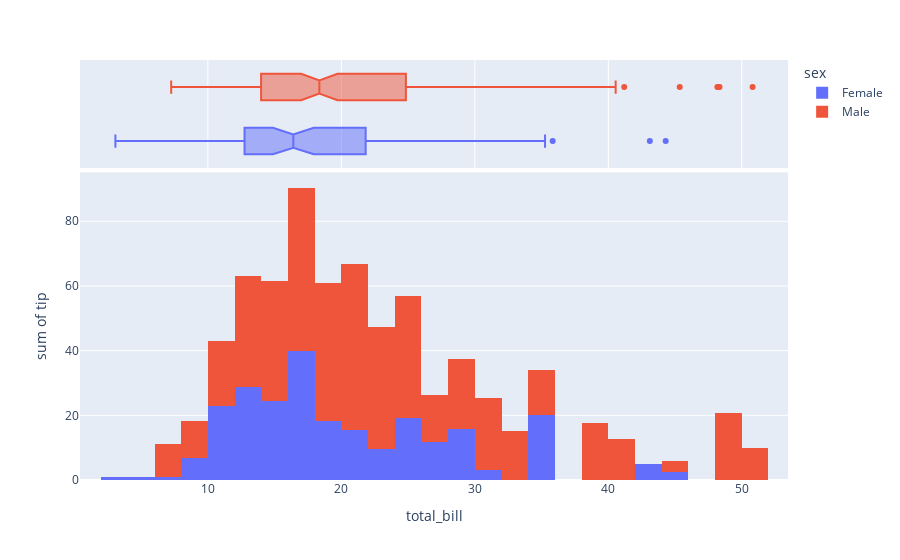

Write notebook code for a chart like this one.
### Markdown cell above
#Q5
distplot is used to plot a histogram and a kernel density estimate of a continuous variable. However, in Plotly Express, we can achieve a similar plot using the hist function or the kde function separately, but not in a combined manner as in Seaborn's distplot.

### Code cell
tips = px.data.tips()
fig = px.histogram(data_frame = tips, 
                   x = "total_bill", 
                   y = "tip", 
                   color = "sex",
                   marginal = "box",
                   hover_data = tips.columns)
fig.show()

### Figure 1 — Plotly figure (JSON) as saved in the notebook; plotly's stock layout.template omitted (floating-point values rounded to 4 significant figures; data arrays with more than 128 entries replaced by an {"elided": "..."} marker saying what was removed)
{"data": [{"alignmentgroup": "True", "bingroup": "x", "histfunc": "sum", "hovertemplate": "sex=Female<br>total_bill=%{x}<br>sum of tip=%{y}<extra></extra>", "legendgroup": "Female", "marker": {"color": "#636efa", "pattern": {"shape": ""}}, "name": "Female", "offsetgroup": "Female", "orientation": "v", "showlegend": true, "type": "histogram", "x": [16.99, 24.59, 35.26, 14.83, 10.33, 16.97, 20.29, 15.77, 19.65, 15.06, 20.69, 16.93, 10.29, 34.81, 26.41, 16.45, 3.07, 17.07, 26.86, 25.28, 14.73, 10.07, 34.83, 5.75, 16.32, 22.75, 11.35, 15.38, 44.3, 22.42, 20.92, 14.31, 7.25, 25.71, 17.31, 10.65, 12.43, 24.08, 13.42, 12.48, 29.8, 14.52, 11.38, 20.27, 11.17, 12.26, 18.26, 8.51, 10.33, 14.15, 13.16, 17.47, 27.05, 16.43, 8.35, 18.64, 11.87, 29.85, 25, 13.39, 16.21, 17.51, 10.59, 10.63, 9.6, 20.9, 18.15, 19.81, 43.11, 13, 12.74, 13, 16.4, 16.47, 12.76, 13.27, 28.17, 12.9, 30.14, 13.42, 15.98, 16.27, 10.09, 22.12, 35.83, 27.18, 18.78], "xaxis": "x", "y": [1.01, 3.61, 5, 3.02, 1.67, 3.5, 2.75, 2.23, 3, 3, 2.45, 3.07, 2.6, 5.2, 1.5, 2.47, 1, 3, 3.14, 5, 2.2, 1.83, 5.17, 1, 4.3, 3.25, 2.5, 3, 2.5, 3.48, 4.08, 4, 1, 4, 3.5, 1.5, 1.8, 2.92, 1.68, 2.52, 4.2, 2, 2, 2.83, 1.5, 2, 3.25, 1.25, 2, 2, 2.75, 3.5, 5, 2.3, 1.5, 1.36, 1.63, 5.14, 3.75, 2.61, 2, 3, 1.61, 2, 4, 3.5, 3.5, 4.19, 5, 2, 2.01, 2, 2.5, 3.23, 2.23, 2.5, 6.5, 1.1, 3.09, 3.48, 3, 2.5, 2, 2.88, 4.67, 2, 3], "yaxis": "y"}, {"alignmentgroup": "True", "customdata": {"elided": "87x5 mixed values"}, "hovertemplate": "sex=%{customdata[0]}<br>total_bill=%{x}<br>smoker=%{customdata[1]}<br>day=%{customdata[2]}<br>time=%{customdata[3]}<br>size=%{customdata[4]}<extra></extra>", "legendgroup": "Female", "marker": {"color": "#636efa"}, "name": "Female", "notched": true, "offsetgroup": "Female", "showlegend": false, "type": "box", "x": [16.99, 24.59, 35.26, 14.83, 10.33, 16.97, 20.29, 15.77, 19.65, 15.06, 20.69, 16.93, 10.29, 34.81, 26.41, 16.45, 3.07, 17.07, 26.86, 25.28, 14.73, 10.07, 34.83, 5.75, 16.32, 22.75, 11.35, 15.38, 44.3, 22.42, 20.92, 14.31, 7.25, 25.71, 17.31, 10.65, 12.43, 24.08, 13.42, 12.48, 29.8, 14.52, 11.38, 20.27, 11.17, 12.26, 18.26, 8.51, 10.33, 14.15, 13.16, 17.47, 27.05, 16.43, 8.35, 18.64, 11.87, 29.85, 25, 13.39, 16.21, 17.51, 10.59, 10.63, 9.6, 20.9, 18.15, 19.81, 43.11, 13, 12.74, 13, 16.4, 16.47, 12.76, 13.27, 28.17, 12.9, 30.14, 13.42, 15.98, 16.27, 10.09, 22.12, 35.83, 27.18, 18.78], "xaxis": "x2", "yaxis": "y2"}, {"alignmentgroup": "True", "bingroup": "x", "histfunc": "sum", "hovertemplate": "sex=Male<br>total_bill=%{x}<br>sum of tip=%{y}<extra></extra>", "legendgroup": "Male", "marker": {"color": "#EF553B", "pattern": {"shape": ""}}, "name": "Male", "offsetgroup": "Male", "orientation": "v", "showlegend": true, "type": "histogram", "x": {"elided": "157 float values"}, "xaxis": "x", "y": {"elided": "157 float values"}, "yaxis": "y"}, {"alignmentgroup": "True", "customdata": {"elided": "157x5 mixed values"}, "hovertemplate": "sex=%{customdata[0]}<br>total_bill=%{x}<br>smoker=%{customdata[1]}<br>day=%{customdata[2]}<br>time=%{customdata[3]}<br>size=%{customdata[4]}<extra></extra>", "legendgroup": "Male", "marker": {"color": "#EF553B"}, "name": "Male", "notched": true, "offsetgroup": "Male", "showlegend": false, "type": "box", "x": {"elided": "157 float values"}, "xaxis": "x2", "yaxis": "y2"}], "layout": {"autosize": true, "barmode": "relative", "legend": {"title": {"text": "sex"}, "tracegroupgap": 0}, "margin": {"t": 60}, "xaxis": {"anchor": "y", "autorange": true, "domain": [0, 1], "range": [0.4178, 53.46], "title": {"text": "total_bill"}, "type": "linear"}, "xaxis2": {"anchor": "y2", "autorange": true, "domain": [0, 1], "matches": "x", "range": [0.4178, 53.46], "showgrid": true, "showticklabels": false, "type": "linear"}, "yaxis": {"anchor": "x", "autorange": true, "domain": [0, 0.7326], "range": [0, 95.14], "title": {"text": "sum of tip"}, "type": "linear"}, "yaxis2": {"anchor": "x2", "autorange": true, "domain": [0.7426, 1], "matches": "y2", "range": [-0.5, 1.5], "showgrid": false, "showline": false, "showticklabels": false, "ticks": "", "type": "category"}}}
